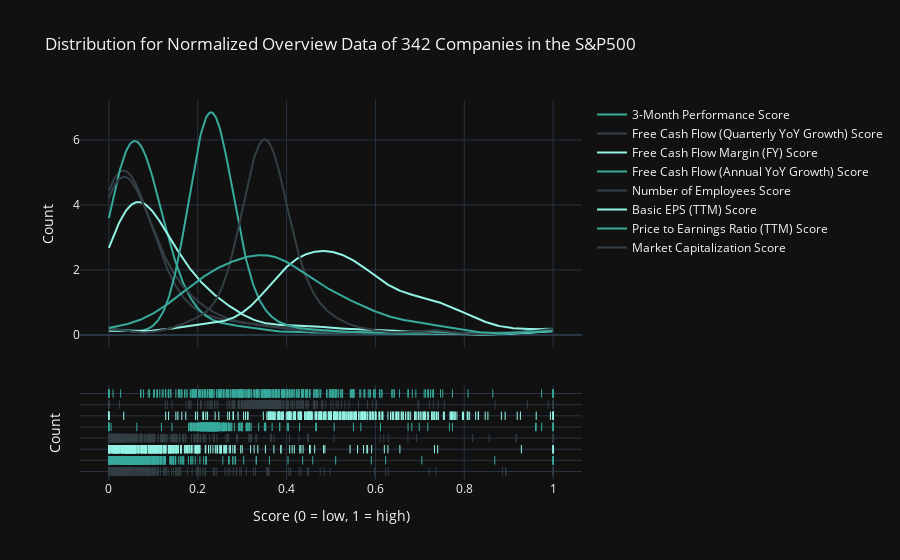
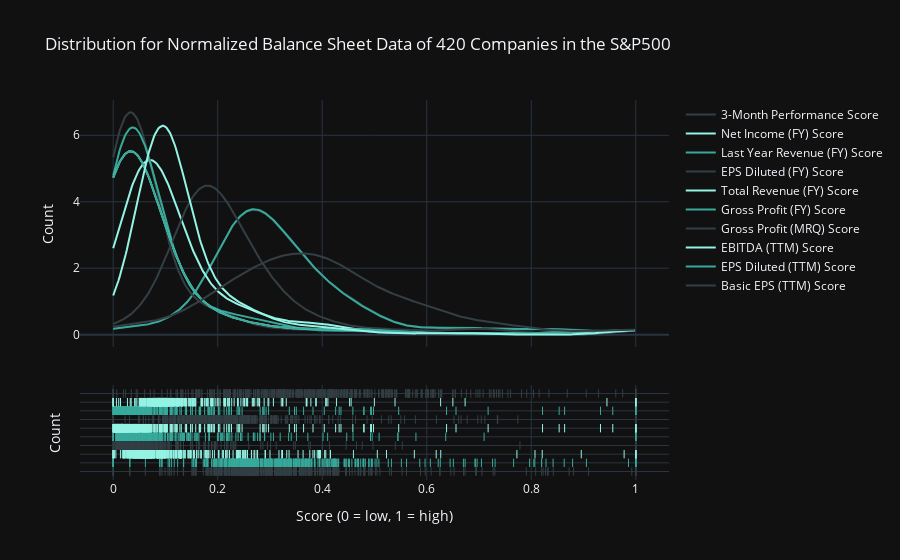
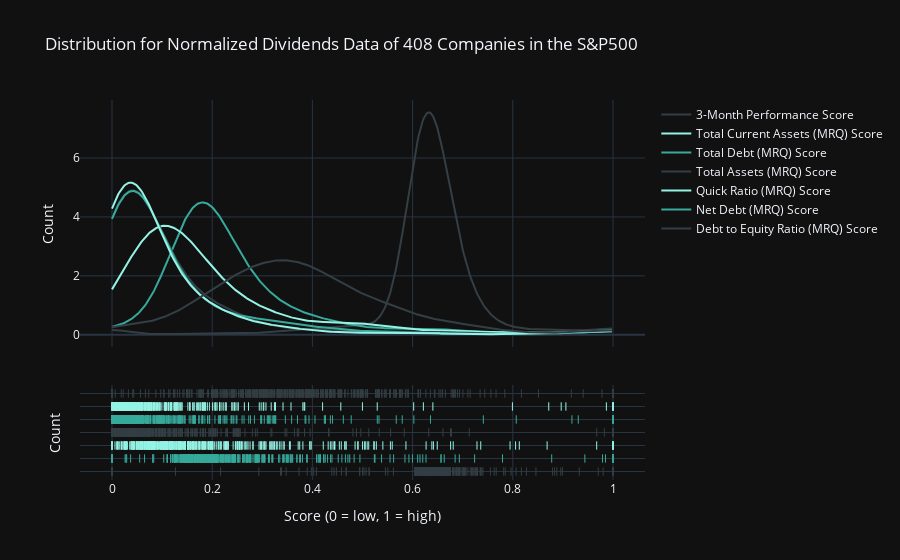
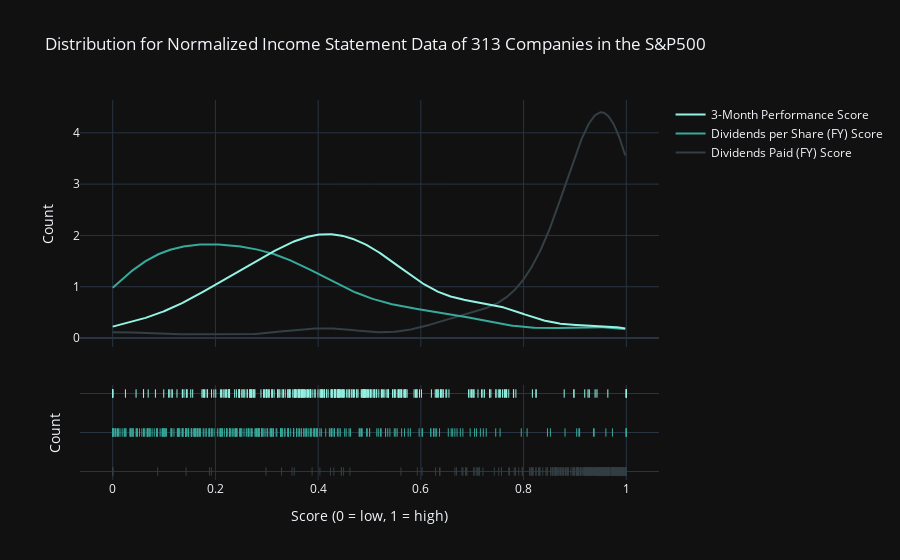

These figures' notebook cell, in order:
### Markdown cell above
# Analysis Zone
## Note: to view the interactive graphs plotted, run this analysis notebook in a Jupyter Notebook environment

### Code cell
for df, name in zip(dfs, dfs_names):
    df.dropna(inplace=True)
    viz.score_density_plot(df, name).show(config=config)

### Figure 1 — Plotly figure (JSON) as saved in the notebook; plotly's stock layout.template omitted (floating-point values rounded to 4 significant figures; data arrays with more than 128 entries replaced by an {"elided": "..."} marker saying what was removed)
{"data": [{"legendgroup": "Market Capitalization Score", "marker": {"color": "#333F44"}, "mode": "lines", "name": "Market Capitalization Score", "showlegend": true, "type": "scatter", "x": {"elided": "500 float values"}, "xaxis": "x", "y": {"elided": "500 float values"}, "yaxis": "y"}, {"legendgroup": "Price to Earnings Ratio (TTM) Score", "marker": {"color": "#37AA9C"}, "mode": "lines", "name": "Price to Earnings Ratio (TTM) Score", "showlegend": true, "type": "scatter", "x": {"elided": "500 float values"}, "xaxis": "x", "y": {"elided": "500 float values"}, "yaxis": "y"}, {"legendgroup": "Basic EPS (TTM) Score", "marker": {"color": "#94F3E4"}, "mode": "lines", "name": "Basic EPS (TTM) Score", "showlegend": true, "type": "scatter", "x": {"elided": "500 float values"}, "xaxis": "x", "y": {"elided": "500 float values"}, "yaxis": "y"}, {"legendgroup": "Number of Employees Score", "marker": {"color": "#333F44"}, "mode": "lines", "name": "Number of Employees Score", "showlegend": true, "type": "scatter", "x": {"elided": "500 float values"}, "xaxis": "x", "y": {"elided": "500 float values"}, "yaxis": "y"}, {"legendgroup": "Free Cash Flow (Annual YoY Growth) Score", "marker": {"color": "#37AA9C"}, "mode": "lines", "name": "Free Cash Flow (Annual YoY Growth) Score", "showlegend": true, "type": "scatter", "x": {"elided": "500 float values"}, "xaxis": "x", "y": {"elided": "500 float values"}, "yaxis": "y"}, {"legendgroup": "Free Cash Flow Margin (FY) Score", "marker": {"color": "#94F3E4"}, "mode": "lines", "name": "Free Cash Flow Margin (FY) Score", "showlegend": true, "type": "scatter", "x": {"elided": "500 float values"}, "xaxis": "x", "y": {"elided": "500 float values"}, "yaxis": "y"}, {"legendgroup": "Free Cash Flow (Quarterly YoY Growth) Score", "marker": {"color": "#333F44"}, "mode": "lines", "name": "Free Cash Flow (Quarterly YoY Growth) Score", "showlegend": true, "type": "scatter", "x": {"elided": "500 float values"}, "xaxis": "x", "y": {"elided": "500 float values"}, "yaxis": "y"}, {"legendgroup": "3-Month Performance Score", "marker": {"color": "#37AA9C"}, "mode": "lines", "name": "3-Month Performance Score", "showlegend": true, "type": "scatter", "x": {"elided": "500 float values"}, "xaxis": "x", "y": {"elided": "500 float values"}, "yaxis": "y"}, {"legendgroup": "Market Capitalization Score", "marker": {"color": "#333F44", "symbol": "line-ns-open"}, "mode": "markers", "name": "Market Capitalization Score", "showlegend": false, "type": "scatter", "x": {"elided": "342 float values"}, "xaxis": "x", "y": {"elided": "342 str values"}, "yaxis": "y2"}, {"legendgroup": "Price to Earnings Ratio (TTM) Score", "marker": {"color": "#37AA9C", "symbol": "line-ns-open"}, "mode": "markers", "name": "Price to Earnings Ratio (TTM) Score", "showlegend": false, "type": "scatter", "x": {"elided": "342 float values"}, "xaxis": "x", "y": {"elided": "342 str values"}, "yaxis": "y2"}, {"legendgroup": "Basic EPS (TTM) Score", "marker": {"color": "#94F3E4", "symbol": "line-ns-open"}, "mode": "markers", "name": "Basic EPS (TTM) Score", "showlegend": false, "type": "scatter", "x": {"elided": "342 float values"}, "xaxis": "x", "y": {"elided": "342 str values"}, "yaxis": "y2"}, {"legendgroup": "Number of Employees Score", "marker": {"color": "#333F44", "symbol": "line-ns-open"}, "mode": "markers", "name": "Number of Employees Score", "showlegend": false, "type": "scatter", "x": {"elided": "342 float values"}, "xaxis": "x", "y": {"elided": "342 str values"}, "yaxis": "y2"}, {"legendgroup": "Free Cash Flow (Annual YoY Growth) Score", "marker": {"color": "#37AA9C", "symbol": "line-ns-open"}, "mode": "markers", "name": "Free Cash Flow (Annual YoY Growth) Score", "showlegend": false, "type": "scatter", "x": {"elided": "342 float values"}, "xaxis": "x", "y": {"elided": "342 str values"}, "yaxis": "y2"}, {"legendgroup": "Free Cash Flow Margin (FY) Score", "marker": {"color": "#94F3E4", "symbol": "line-ns-open"}, "mode": "markers", "name": "Free Cash Flow Margin (FY) Score", "showlegend": false, "type": "scatter", "x": {"elided": "342 float values"}, "xaxis": "x", "y": {"elided": "342 str values"}, "yaxis": "y2"}, {"legendgroup": "Free Cash Flow (Quarterly YoY Growth) Score", "marker": {"color": "#333F44", "symbol": "line-ns-open"}, "mode": "markers", "name": "Free Cash Flow (Quarterly YoY Growth) Score", "showlegend": false, "type": "scatter", "x": {"elided": "342 float values"}, "xaxis": "x", "y": {"elided": "342 str values"}, "yaxis": "y2"}, {"legendgroup": "3-Month Performance Score", "marker": {"color": "#37AA9C", "symbol": "line-ns-open"}, "mode": "markers", "name": "3-Month Performance Score", "showlegend": false, "type": "scatter", "x": {"elided": "342 float values"}, "xaxis": "x", "y": {"elided": "342 str values"}, "yaxis": "y2"}], "layout": {"barmode": "overlay", "hovermode": "closest", "legend": {"traceorder": "reversed"}, "title": {"text": "Distribution for Normalized Overview Data of 342 Companies in the S&P500"}, "xaxis": {"anchor": "y2", "domain": [0, 1], "title": {"text": "Score (0 = low, 1 = high)"}, "zeroline": false}, "yaxis": {"anchor": "free", "domain": [0.35, 1], "position": 0, "title": {"text": "Count"}}, "yaxis2": {"anchor": "x", "domain": [0, 0.25], "dtick": 1, "showticklabels": false, "title": {"text": "Count"}}}}

### Figure 2 — Plotly figure (JSON) as saved in the notebook; plotly's stock layout.template omitted (floating-point values rounded to 4 significant figures; data arrays with more than 128 entries replaced by an {"elided": "..."} marker saying what was removed)
{"data": [{"legendgroup": "Basic EPS (TTM) Score", "marker": {"color": "#333F44"}, "mode": "lines", "name": "Basic EPS (TTM) Score", "showlegend": true, "type": "scatter", "x": {"elided": "500 float values"}, "xaxis": "x", "y": {"elided": "500 float values"}, "yaxis": "y"}, {"legendgroup": "EPS Diluted (TTM) Score", "marker": {"color": "#37AA9C"}, "mode": "lines", "name": "EPS Diluted (TTM) Score", "showlegend": true, "type": "scatter", "x": {"elided": "500 float values"}, "xaxis": "x", "y": {"elided": "500 float values"}, "yaxis": "y"}, {"legendgroup": "EBITDA (TTM) Score", "marker": {"color": "#94F3E4"}, "mode": "lines", "name": "EBITDA (TTM) Score", "showlegend": true, "type": "scatter", "x": {"elided": "500 float values"}, "xaxis": "x", "y": {"elided": "500 float values"}, "yaxis": "y"}, {"legendgroup": "Gross Profit (MRQ) Score", "marker": {"color": "#333F44"}, "mode": "lines", "name": "Gross Profit (MRQ) Score", "showlegend": true, "type": "scatter", "x": {"elided": "500 float values"}, "xaxis": "x", "y": {"elided": "500 float values"}, "yaxis": "y"}, {"legendgroup": "Gross Profit (FY) Score", "marker": {"color": "#37AA9C"}, "mode": "lines", "name": "Gross Profit (FY) Score", "showlegend": true, "type": "scatter", "x": {"elided": "500 float values"}, "xaxis": "x", "y": {"elided": "500 float values"}, "yaxis": "y"}, {"legendgroup": "Total Revenue (FY) Score", "marker": {"color": "#94F3E4"}, "mode": "lines", "name": "Total Revenue (FY) Score", "showlegend": true, "type": "scatter", "x": {"elided": "500 float values"}, "xaxis": "x", "y": {"elided": "500 float values"}, "yaxis": "y"}, {"legendgroup": "EPS Diluted (FY) Score", "marker": {"color": "#333F44"}, "mode": "lines", "name": "EPS Diluted (FY) Score", "showlegend": true, "type": "scatter", "x": {"elided": "500 float values"}, "xaxis": "x", "y": {"elided": "500 float values"}, "yaxis": "y"}, {"legendgroup": "Last Year Revenue (FY) Score", "marker": {"color": "#37AA9C"}, "mode": "lines", "name": "Last Year Revenue (FY) Score", "showlegend": true, "type": "scatter", "x": {"elided": "500 float values"}, "xaxis": "x", "y": {"elided": "500 float values"}, "yaxis": "y"}, {"legendgroup": "Net Income (FY) Score", "marker": {"color": "#94F3E4"}, "mode": "lines", "name": "Net Income (FY) Score", "showlegend": true, "type": "scatter", "x": {"elided": "500 float values"}, "xaxis": "x", "y": {"elided": "500 float values"}, "yaxis": "y"}, {"legendgroup": "3-Month Performance Score", "marker": {"color": "#333F44"}, "mode": "lines", "name": "3-Month Performance Score", "showlegend": true, "type": "scatter", "x": {"elided": "500 float values"}, "xaxis": "x", "y": {"elided": "500 float values"}, "yaxis": "y"}, {"legendgroup": "Basic EPS (TTM) Score", "marker": {"color": "#333F44", "symbol": "line-ns-open"}, "mode": "markers", "name": "Basic EPS (TTM) Score", "showlegend": false, "type": "scatter", "x": {"elided": "420 float values"}, "xaxis": "x", "y": {"elided": "420 str values"}, "yaxis": "y2"}, {"legendgroup": "EPS Diluted (TTM) Score", "marker": {"color": "#37AA9C", "symbol": "line-ns-open"}, "mode": "markers", "name": "EPS Diluted (TTM) Score", "showlegend": false, "type": "scatter", "x": {"elided": "420 float values"}, "xaxis": "x", "y": {"elided": "420 str values"}, "yaxis": "y2"}, {"legendgroup": "EBITDA (TTM) Score", "marker": {"color": "#94F3E4", "symbol": "line-ns-open"}, "mode": "markers", "name": "EBITDA (TTM) Score", "showlegend": false, "type": "scatter", "x": {"elided": "420 float values"}, "xaxis": "x", "y": {"elided": "420 str values"}, "yaxis": "y2"}, {"legendgroup": "Gross Profit (MRQ) Score", "marker": {"color": "#333F44", "symbol": "line-ns-open"}, "mode": "markers", "name": "Gross Profit (MRQ) Score", "showlegend": false, "type": "scatter", "x": {"elided": "420 float values"}, "xaxis": "x", "y": {"elided": "420 str values"}, "yaxis": "y2"}, {"legendgroup": "Gross Profit (FY) Score", "marker": {"color": "#37AA9C", "symbol": "line-ns-open"}, "mode": "markers", "name": "Gross Profit (FY) Score", "showlegend": false, "type": "scatter", "x": {"elided": "420 float values"}, "xaxis": "x", "y": {"elided": "420 str values"}, "yaxis": "y2"}, {"legendgroup": "Total Revenue (FY) Score", "marker": {"color": "#94F3E4", "symbol": "line-ns-open"}, "mode": "markers", "name": "Total Revenue (FY) Score", "showlegend": false, "type": "scatter", "x": {"elided": "420 float values"}, "xaxis": "x", "y": {"elided": "420 str values"}, "yaxis": "y2"}, {"legendgroup": "EPS Diluted (FY) Score", "marker": {"color": "#333F44", "symbol": "line-ns-open"}, "mode": "markers", "name": "EPS Diluted (FY) Score", "showlegend": false, "type": "scatter", "x": {"elided": "420 float values"}, "xaxis": "x", "y": {"elided": "420 str values"}, "yaxis": "y2"}, {"legendgroup": "Last Year Revenue (FY) Score", "marker": {"color": "#37AA9C", "symbol": "line-ns-open"}, "mode": "markers", "name": "Last Year Revenue (FY) Score", "showlegend": false, "type": "scatter", "x": {"elided": "420 float values"}, "xaxis": "x", "y": {"elided": "420 str values"}, "yaxis": "y2"}, {"legendgroup": "Net Income (FY) Score", "marker": {"color": "#94F3E4", "symbol": "line-ns-open"}, "mode": "markers", "name": "Net Income (FY) Score", "showlegend": false, "type": "scatter", "x": {"elided": "420 float values"}, "xaxis": "x", "y": {"elided": "420 str values"}, "yaxis": "y2"}, {"legendgroup": "3-Month Performance Score", "marker": {"color": "#333F44", "symbol": "line-ns-open"}, "mode": "markers", "name": "3-Month Performance Score", "showlegend": false, "type": "scatter", "x": {"elided": "420 float values"}, "xaxis": "x", "y": {"elided": "420 str values"}, "yaxis": "y2"}], "layout": {"barmode": "overlay", "hovermode": "closest", "legend": {"traceorder": "reversed"}, "title": {"text": "Distribution for Normalized Balance Sheet Data of 420 Companies in the S&P500"}, "xaxis": {"anchor": "y2", "domain": [0, 1], "title": {"text": "Score (0 = low, 1 = high)"}, "zeroline": false}, "yaxis": {"anchor": "free", "domain": [0.35, 1], "position": 0, "title": {"text": "Count"}}, "yaxis2": {"anchor": "x", "domain": [0, 0.25], "dtick": 1, "showticklabels": false, "title": {"text": "Count"}}}}

### Figure 3 — Plotly figure (JSON) as saved in the notebook; plotly's stock layout.template omitted (floating-point values rounded to 4 significant figures; data arrays with more than 128 entries replaced by an {"elided": "..."} marker saying what was removed)
{"data": [{"legendgroup": "Debt to Equity Ratio (MRQ) Score", "marker": {"color": "#333F44"}, "mode": "lines", "name": "Debt to Equity Ratio (MRQ) Score", "showlegend": true, "type": "scatter", "x": {"elided": "500 float values"}, "xaxis": "x", "y": {"elided": "500 float values"}, "yaxis": "y"}, {"legendgroup": "Net Debt (MRQ) Score", "marker": {"color": "#37AA9C"}, "mode": "lines", "name": "Net Debt (MRQ) Score", "showlegend": true, "type": "scatter", "x": {"elided": "500 float values"}, "xaxis": "x", "y": {"elided": "500 float values"}, "yaxis": "y"}, {"legendgroup": "Quick Ratio (MRQ) Score", "marker": {"color": "#94F3E4"}, "mode": "lines", "name": "Quick Ratio (MRQ) Score", "showlegend": true, "type": "scatter", "x": {"elided": "500 float values"}, "xaxis": "x", "y": {"elided": "500 float values"}, "yaxis": "y"}, {"legendgroup": "Total Assets (MRQ) Score", "marker": {"color": "#333F44"}, "mode": "lines", "name": "Total Assets (MRQ) Score", "showlegend": true, "type": "scatter", "x": {"elided": "500 float values"}, "xaxis": "x", "y": {"elided": "500 float values"}, "yaxis": "y"}, {"legendgroup": "Total Debt (MRQ) Score", "marker": {"color": "#37AA9C"}, "mode": "lines", "name": "Total Debt (MRQ) Score", "showlegend": true, "type": "scatter", "x": {"elided": "500 float values"}, "xaxis": "x", "y": {"elided": "500 float values"}, "yaxis": "y"}, {"legendgroup": "Total Current Assets (MRQ) Score", "marker": {"color": "#94F3E4"}, "mode": "lines", "name": "Total Current Assets (MRQ) Score", "showlegend": true, "type": "scatter", "x": {"elided": "500 float values"}, "xaxis": "x", "y": {"elided": "500 float values"}, "yaxis": "y"}, {"legendgroup": "3-Month Performance Score", "marker": {"color": "#333F44"}, "mode": "lines", "name": "3-Month Performance Score", "showlegend": true, "type": "scatter", "x": {"elided": "500 float values"}, "xaxis": "x", "y": {"elided": "500 float values"}, "yaxis": "y"}, {"legendgroup": "Debt to Equity Ratio (MRQ) Score", "marker": {"color": "#333F44", "symbol": "line-ns-open"}, "mode": "markers", "name": "Debt to Equity Ratio (MRQ) Score", "showlegend": false, "type": "scatter", "x": {"elided": "408 float values"}, "xaxis": "x", "y": {"elided": "408 str values"}, "yaxis": "y2"}, {"legendgroup": "Net Debt (MRQ) Score", "marker": {"color": "#37AA9C", "symbol": "line-ns-open"}, "mode": "markers", "name": "Net Debt (MRQ) Score", "showlegend": false, "type": "scatter", "x": {"elided": "408 float values"}, "xaxis": "x", "y": {"elided": "408 str values"}, "yaxis": "y2"}, {"legendgroup": "Quick Ratio (MRQ) Score", "marker": {"color": "#94F3E4", "symbol": "line-ns-open"}, "mode": "markers", "name": "Quick Ratio (MRQ) Score", "showlegend": false, "type": "scatter", "x": {"elided": "408 float values"}, "xaxis": "x", "y": {"elided": "408 str values"}, "yaxis": "y2"}, {"legendgroup": "Total Assets (MRQ) Score", "marker": {"color": "#333F44", "symbol": "line-ns-open"}, "mode": "markers", "name": "Total Assets (MRQ) Score", "showlegend": false, "type": "scatter", "x": {"elided": "408 float values"}, "xaxis": "x", "y": {"elided": "408 str values"}, "yaxis": "y2"}, {"legendgroup": "Total Debt (MRQ) Score", "marker": {"color": "#37AA9C", "symbol": "line-ns-open"}, "mode": "markers", "name": "Total Debt (MRQ) Score", "showlegend": false, "type": "scatter", "x": {"elided": "408 float values"}, "xaxis": "x", "y": {"elided": "408 str values"}, "yaxis": "y2"}, {"legendgroup": "Total Current Assets (MRQ) Score", "marker": {"color": "#94F3E4", "symbol": "line-ns-open"}, "mode": "markers", "name": "Total Current Assets (MRQ) Score", "showlegend": false, "type": "scatter", "x": {"elided": "408 float values"}, "xaxis": "x", "y": {"elided": "408 str values"}, "yaxis": "y2"}, {"legendgroup": "3-Month Performance Score", "marker": {"color": "#333F44", "symbol": "line-ns-open"}, "mode": "markers", "name": "3-Month Performance Score", "showlegend": false, "type": "scatter", "x": {"elided": "408 float values"}, "xaxis": "x", "y": {"elided": "408 str values"}, "yaxis": "y2"}], "layout": {"barmode": "overlay", "hovermode": "closest", "legend": {"traceorder": "reversed"}, "title": {"text": "Distribution for Normalized Dividends Data of 408 Companies in the S&P500"}, "xaxis": {"anchor": "y2", "domain": [0, 1], "title": {"text": "Score (0 = low, 1 = high)"}, "zeroline": false}, "yaxis": {"anchor": "free", "domain": [0.35, 1], "position": 0, "title": {"text": "Count"}}, "yaxis2": {"anchor": "x", "domain": [0, 0.25], "dtick": 1, "showticklabels": false, "title": {"text": "Count"}}}}

### Figure 4 — Plotly figure (JSON) as saved in the notebook; plotly's stock layout.template omitted (floating-point values rounded to 4 significant figures; data arrays with more than 128 entries replaced by an {"elided": "..."} marker saying what was removed)
{"data": [{"legendgroup": "Dividends Paid (FY) Score", "marker": {"color": "#333F44"}, "mode": "lines", "name": "Dividends Paid (FY) Score", "showlegend": true, "type": "scatter", "x": {"elided": "500 float values"}, "xaxis": "x", "y": {"elided": "500 float values"}, "yaxis": "y"}, {"legendgroup": "Dividends per Share (FY) Score", "marker": {"color": "#37AA9C"}, "mode": "lines", "name": "Dividends per Share (FY) Score", "showlegend": true, "type": "scatter", "x": {"elided": "500 float values"}, "xaxis": "x", "y": {"elided": "500 float values"}, "yaxis": "y"}, {"legendgroup": "3-Month Performance Score", "marker": {"color": "#94F3E4"}, "mode": "lines", "name": "3-Month Performance Score", "showlegend": true, "type": "scatter", "x": {"elided": "500 float values"}, "xaxis": "x", "y": {"elided": "500 float values"}, "yaxis": "y"}, {"legendgroup": "Dividends Paid (FY) Score", "marker": {"color": "#333F44", "symbol": "line-ns-open"}, "mode": "markers", "name": "Dividends Paid (FY) Score", "showlegend": false, "type": "scatter", "x": {"elided": "313 float values"}, "xaxis": "x", "y": {"elided": "313 str values"}, "yaxis": "y2"}, {"legendgroup": "Dividends per Share (FY) Score", "marker": {"color": "#37AA9C", "symbol": "line-ns-open"}, "mode": "markers", "name": "Dividends per Share (FY) Score", "showlegend": false, "type": "scatter", "x": {"elided": "313 float values"}, "xaxis": "x", "y": {"elided": "313 str values"}, "yaxis": "y2"}, {"legendgroup": "3-Month Performance Score", "marker": {"color": "#94F3E4", "symbol": "line-ns-open"}, "mode": "markers", "name": "3-Month Performance Score", "showlegend": false, "type": "scatter", "x": {"elided": "313 float values"}, "xaxis": "x", "y": {"elided": "313 str values"}, "yaxis": "y2"}], "layout": {"barmode": "overlay", "hovermode": "closest", "legend": {"traceorder": "reversed"}, "title": {"text": "Distribution for Normalized Income Statement Data of 313 Companies in the S&P500"}, "xaxis": {"anchor": "y2", "domain": [0, 1], "title": {"text": "Score (0 = low, 1 = high)"}, "zeroline": false}, "yaxis": {"anchor": "free", "domain": [0.35, 1], "position": 0, "title": {"text": "Count"}}, "yaxis2": {"anchor": "x", "domain": [0, 0.25], "dtick": 1, "showticklabels": false, "title": {"text": "Count"}}}}
